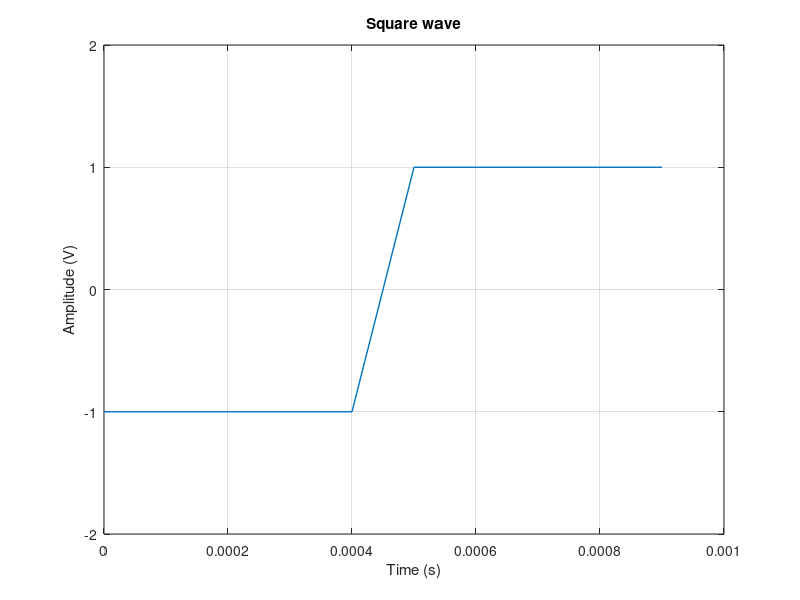
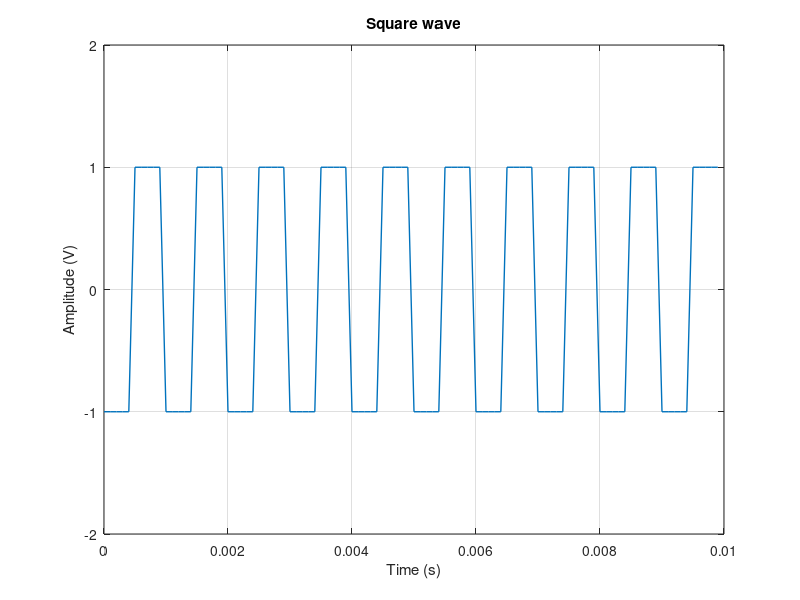
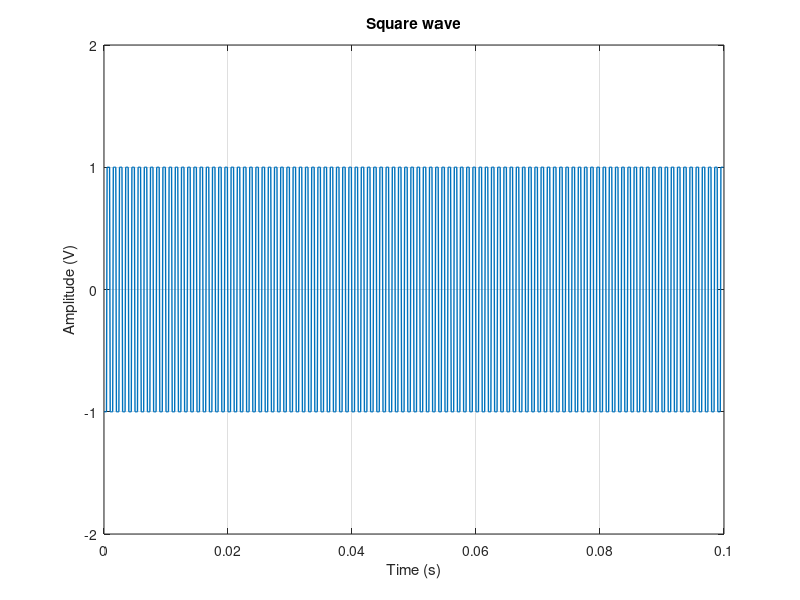

These figures' MATLAB source, in order:

% Clean up MATLAB Environment
clc;
clear all;
close all;

% Question specifications
Cycles = [1, 10, 100];
Fs  = 10 * 10^3;
Fm  = 1  * 10^3;
Vpp = 2;

% Give names for Plots
plotTitle = 'Square wave';
plotXlabel = 'Time (s)';
plotYlabel = 'Amplitude (V)';
plotSaveType = '.jpg';
plotLineWidth = 1;
plotYlim = [-Vpp, Vpp];

% Calculate initial values before plot
Ts = 1 / Fs;
Amp = Vpp / 2;

% Calculate and plot for all cases (cycles)
hFig = figure;
hold off;
for i = 1 : length(Cycles)
	N = round((Fs / Fm) * Cycles(i));
	t = 0 : Ts : ((N-1)*Ts);
    x = zeros(size(t));
    for j = 1 : N
        rot = mod(Fm * t(j), 1);
        x(j) = Amp * (2 * round(rot) - 1);
    end
	figure(hFig), plot(t, x, 'LineWidth', plotLineWidth);
    title(plotTitle);
    xlabel(plotXlabel);
    ylabel(plotYlabel);
    ylim(plotYlim);
    grid on;
    saveas(hFig, [plotTitle, sprintf(' (%d cycles) ', Cycles(i)), plotSaveType]);
end
close(hFig);
disp('Square Wave Generation: All figures saved in current directory.');
disp(' ');

